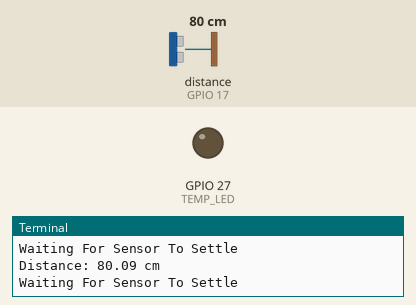
A program run on a simulated Raspberry Pi (BCM pin numbers). Parts: output pins drawn as LEDs (lit = HIGH), the last lines printed to the terminal. The inputs (shaded band) are chosen by the test bench; at power-on: distance to the obstacle (sensor on GPIO 17) 80 cm. The echo pulse lasts 58.3 µs per cm; the clock reads 2024-03-15 10:24:30 at power-on unless the program sets it; pins used as bus, display or sensor lines are not drawn.

Above: at 3.2 s.
3.3 s: distance to the obstacle (sensor on GPIO 17) set to 11 cm
4.8 s: distance to the obstacle (sensor on GPIO 17) set to 8 cm
At 6.2 s:
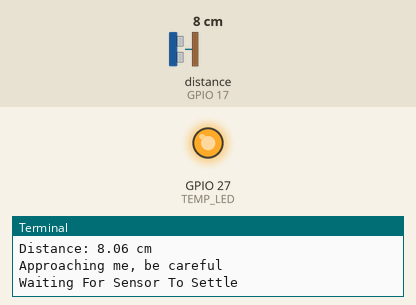
6.5 s: distance to the obstacle (sensor on GPIO 17) set to 18 cm
At 7.7 s:
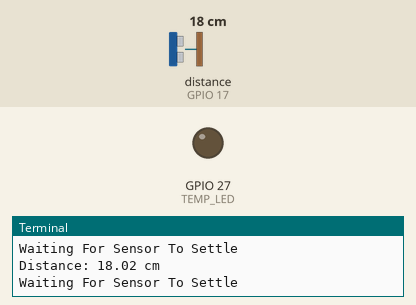
8.0 s: distance to the obstacle (sensor on GPIO 17) set to 2 cm
At 9.1 s:
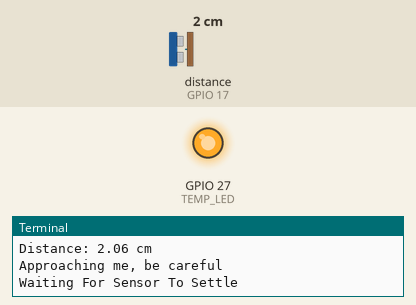
Timing chart, 0 to 10.5 s (numbered marks = the images above; inputs shaded):
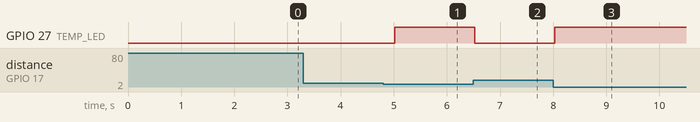

The program:

hcsr041.py
```python
import RPi.GPIO as GPIO
import time
GPIO.setmode(GPIO.BCM)

TRIG = 18
ECHO = 17
TEMP_LED = 27

print "Distance Measurement In Progress"

GPIO.setup(TRIG,GPIO.OUT)
GPIO.setup(ECHO,GPIO.IN)
GPIO.setup(TEMP_LED, GPIO.OUT)

GPIO.output(TEMP_LED, False)
time.sleep(2)

while True:
    GPIO.output(TRIG, False)
    print "Waiting For Sensor To Settle"
    time.sleep(0.5)

    GPIO.output(TRIG, True)
    time.sleep(0.00001)
    GPIO.output(TRIG, False)

    while GPIO.input(ECHO)==0:
        pulse_start = time.time()

    while GPIO.input(ECHO)==1:
        pulse_end = time.time()

    pulse_duration = pulse_end - pulse_start

    distance = pulse_duration * 17150

    distance = round(distance, 2)

    print "Distance:",distance,"cm"

    if distance < 10:
        print "Approaching me, be careful"
        GPIO.output(TEMP_LED, True)
    else:
        GPIO.output(TEMP_LED, False)


GPIO.cleanup()
```

Measured:
- the behaviour switches between 10 and 9 cm on distance to the obstacle (sensor on GPIO 17) (found by bisection; images 0 and 1)
- after the input at 4.8 s, GPIO 27 (TEMP_LED): LOW → HIGH after 0.22 s
- after the input at 6.5 s, GPIO 27 (TEMP_LED): HIGH → LOW at once
- after the input at 8.0 s, GPIO 27 (TEMP_LED): LOW → HIGH at once
